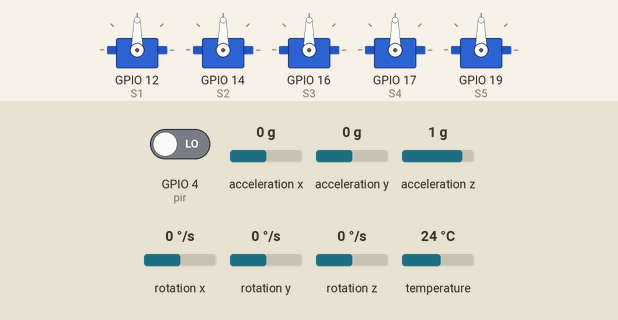
The sketch below on a simulated ESP32. Shown: 5 × servo. Inputs (shaded band) come from the test bench; at power-on: rotation z 0 °/s, GPIO 4 (pir) LOW, rotation x 0 °/s, rotation y 0 °/s, acceleration x 0 g, acceleration y 0 g, acceleration z 1 g, temperature 24 °C.

Above: at 1.2 s.
1.3 s: rotation z set to -54 °/s
2.8 s: rotation z set to -60 °/s
At 3.6 s:
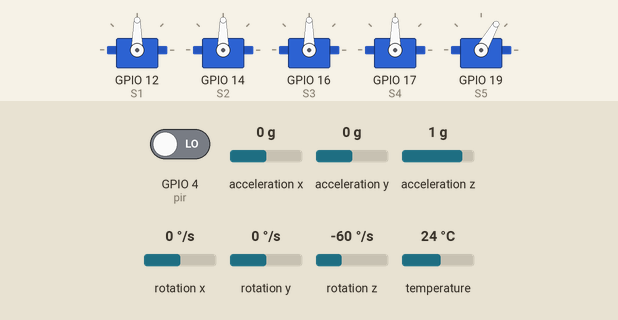
5.8 s: GPIO 4 (pir) driven HIGH
At 6.78 s:
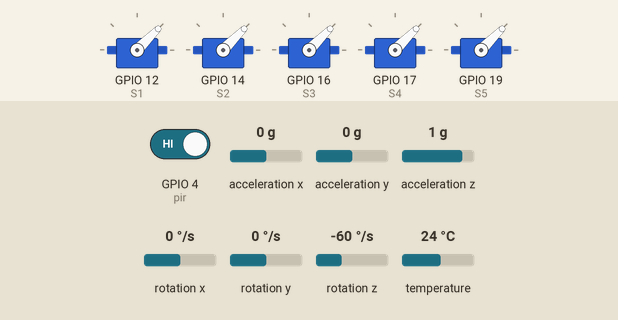
8.8 s: rotation x set to -51 °/s
10.9 s: rotation x set to -63 °/s
At 12.3 s:
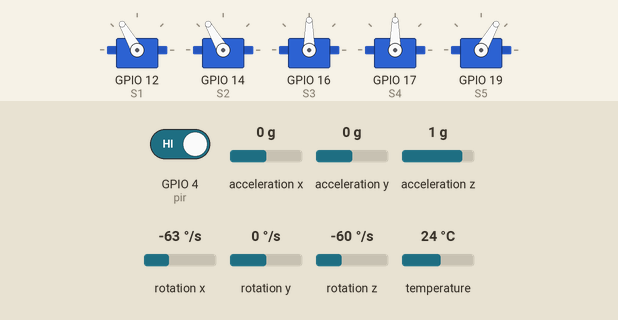
13.9 s: rotation y set to -54 °/s
16.9 s: rotation y set to -60 °/s
At 18.1 s:
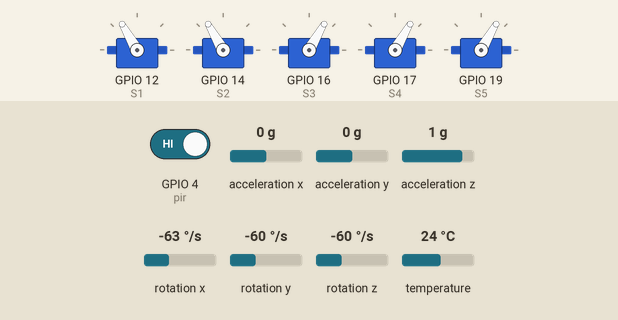
Timing chart, 0 to 20.9 s (numbered marks = the images above; inputs shaded):
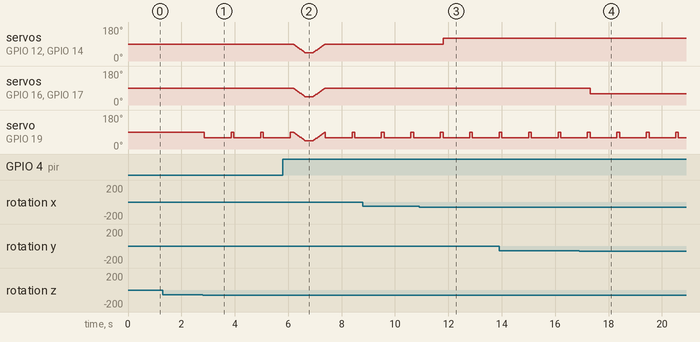

Measured:
- the behaviour switches between -57 and -58 °/s on rotation z (found by bisection; images 0 and 1)
- the behaviour switches between -57 and -58 °/s on rotation x (found by bisection; images 2 and 3)
- the behaviour switches between -57 and -58 °/s on rotation y (found by bisection; images 3 and 4)
- after the input at 1.3 s, every drawn part: stays the same
- after the input at 2.8 s, servo on GPIO 19 (S5): alternates 90° for 0.10 s and 60° for 1.0 s, starting after 0.06 s
- after the input at 10.9 s, servo on GPIO 12 (S1), servo on GPIO 14 (S2): 90° → 120° after 0.90 s
- after the input at 16.9 s, servo on GPIO 16 (S3), servo on GPIO 17 (S4): 90° → 60° after 0.41 s

The sketch:

Almas_Yafi__565863_Magang_GMRT_Day3.ino
```cpp
#include <ESP32Servo.h>
#include <Wire.h>
#include <Adafruit_MPU6050.h>
#include <Adafruit_Sensor.h>

//Almas Yafi'
//565863

Servo servo1, servo2, servo3, servo4, servo5;

#define S1 12
#define S2 14
#define S3 16
#define S4 17
#define S5 19
#define pir 4

Adafruit_MPU6050 mpu;
int pirstate = LOW;

float roll, pitch, yaw;
int ip1 = 90, ip2 = 90, ip3 = 90, ip4 = 90, ip5 = 90;
int ip = 90;

void setup() {

  Serial.begin(115200);
  Wire.begin();

  servo1.attach(S1);
  servo2.attach(S2);
  servo3.attach(S3);
  servo4.attach(S4);
  servo5.attach(S5);

  servo1.write(ip1);
  servo2.write(ip2);
  servo3.write(ip3);
  servo4.write(ip4);
  servo5.write(ip5);

  pinMode(pir, INPUT);

}

void loop() {

  int motion = digitalRead(pir);

  sensors_event_t a, g, temp;
  mpu.getEvent(&a, &g, &temp);

  roll = g.gyro.x;
  pitch = g.gyro.y;
  yaw = g.gyro.z;

  if (motion == HIGH && pirstate == LOW) {
    pirstate = HIGH;

    for (int pos = ip; pos >= 45; pos--) {
      servo1.write(pos);
      servo2.write(pos);
      servo3.write(pos);
      servo4.write(pos);
      servo5.write(pos);
      delay(10);
    }
    delay(300);

    for (int pos = 45; pos <= ip; pos++) {
      servo1.write(pos);
      servo2.write(pos);
      servo3.write(pos);
      servo4.write(pos);
      servo5.write(pos);
      delay(10);
    }
  } else if (motion == LOW && pirstate == HIGH) {
    pirstate = LOW;
  }

  if(roll>1){
    servo1.write(ip1 - 30);
    servo2.write(ip2 - 30);
  }else if(roll<-1){
    servo1.write(ip1 + 30);
    servo2.write(ip2 + 30);
  }else{
    servo1.write(ip1);
    servo2.write(ip2);
  }

  if(pitch>1){
    servo3.write(ip3 + 30);
    servo4.write(ip4 + 30);
  }else if(pitch<-1){
    servo3.write(ip3 - 30);
    servo4.write(ip4 - 30);
  }else{
    servo3.write(ip3);
    servo4.write(ip4);
  }

  if(yaw>1){
    servo5.write(ip5 + 30);
    delay(1000);
    servo5.write(ip5);
  }else if(yaw<-1){
    servo5.write(ip5 - 30);
    delay(1000);
    servo5.write(ip5);
  }

  delay(100);
}
```
